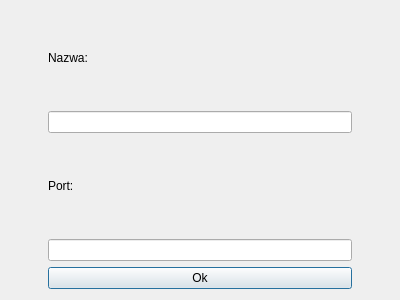
<?xml version="1.0" encoding="UTF-8"?>
<ui version="4.0">
 <class>HostWindow</class>
 <widget class="QDialog" name="HostWindow">
  <property name="geometry">
   <rect>
    <x>0</x>
    <y>0</y>
    <width>400</width>
    <height>300</height>
   </rect>
  </property>
  <property name="windowTitle">
   <string>Dialog</string>
  </property>
  <layout class="QVBoxLayout" name="verticalLayout">
   <property name="leftMargin">
    <number>48</number>
   </property>
   <property name="rightMargin">
    <number>48</number>
   </property>
   <item>
    <layout class="QVBoxLayout" name="verticalLayout_2">
     <item>
      <widget class="QLabel" name="nameLabel">
       <property name="text">
        <string>Nazwa:</string>
       </property>
      </widget>
     </item>
     <item>
      <widget class="QLineEdit" name="nameInput"/>
     </item>
     <item>
      <widget class="QLabel" name="portLabel">
       <property name="text">
        <string>Port:</string>
       </property>
      </widget>
     </item>
     <item>
      <widget class="QLineEdit" name="portInput"/>
     </item>
    </layout>
   </item>
   <item>
    <widget class="QPushButton" name="okButton">
     <property name="text">
      <string>Ok</string>
     </property>
    </widget>
   </item>
  </layout>
 </widget>
 <resources/>
 <connections>
  <connection>
   <sender>okButton</sender>
   <signal>clicked()</signal>
   <receiver>HostWindow</receiver>
   <slot>okButtonClicked()</slot>
   <hints>
    <hint type="sourcelabel">
     <x>95</x>
     <y>280</y>
    </hint>
    <hint type="destinationlabel">
     <x>34</x>
     <y>257</y>
    </hint>
   </hints>
  </connection>
 </connections>
 <slots>
  <slot>okButtonClicked()</slot>
 </slots>
</ui>
